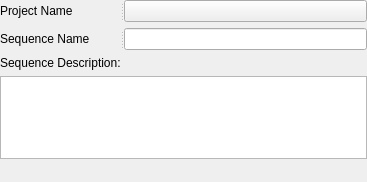
<?xml version="1.0" encoding="UTF-8"?>
<ui version="4.0">
 <class>Sequence</class>
 <widget class="QWidget" name="Sequence">
  <property name="geometry">
   <rect>
    <x>0</x>
    <y>0</y>
    <width>367</width>
    <height>182</height>
   </rect>
  </property>
  <property name="windowTitle">
   <string>Sequence</string>
  </property>
  <layout class="QVBoxLayout" name="shotLayout">
   <property name="margin">
    <number>0</number>
   </property>
   <item>
    <widget class="QSplitter" name="splitter_3">
     <property name="orientation">
      <enum>Qt::Horizontal</enum>
     </property>
     <widget class="QLabel" name="label_3">
      <property name="minimumSize">
       <size>
        <width>120</width>
        <height>0</height>
       </size>
      </property>
      <property name="maximumSize">
       <size>
        <width>120</width>
        <height>16777215</height>
       </size>
      </property>
      <property name="text">
       <string>Project Name</string>
      </property>
     </widget>
     <widget class="QPushButton" name="btnProjectName">
      <property name="text">
       <string/>
      </property>
     </widget>
    </widget>
   </item>
   <item>
    <widget class="QSplitter" name="splitter">
     <property name="orientation">
      <enum>Qt::Horizontal</enum>
     </property>
     <widget class="QLabel" name="label">
      <property name="minimumSize">
       <size>
        <width>120</width>
        <height>0</height>
       </size>
      </property>
      <property name="maximumSize">
       <size>
        <width>120</width>
        <height>16777215</height>
       </size>
      </property>
      <property name="text">
       <string>Sequence Name</string>
      </property>
     </widget>
     <widget class="QLineEdit" name="linSequenceName"/>
    </widget>
   </item>
   <item>
    <widget class="QLabel" name="label_2">
     <property name="text">
      <string>Sequence Description:</string>
     </property>
    </widget>
   </item>
   <item>
    <widget class="QTextEdit" name="txtDescription">
     <property name="maximumSize">
      <size>
       <width>16777215</width>
       <height>100</height>
      </size>
     </property>
    </widget>
   </item>
   <item>
    <spacer name="verticalSpacer">
     <property name="orientation">
      <enum>Qt::Vertical</enum>
     </property>
     <property name="sizeHint" stdset="0">
      <size>
       <width>20</width>
       <height>40</height>
      </size>
     </property>
    </spacer>
   </item>
  </layout>
 </widget>
 <resources/>
 <connections/>
</ui>
